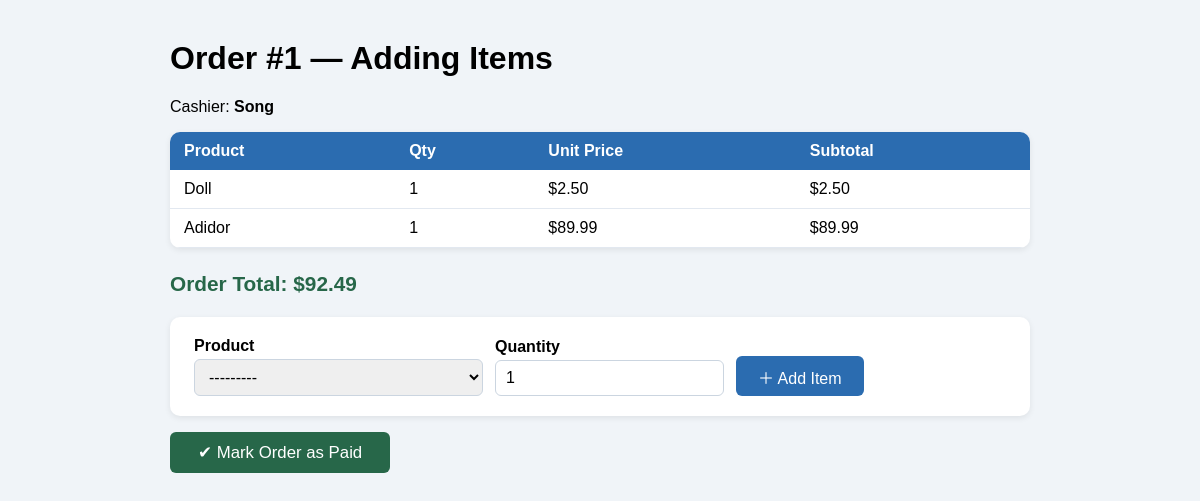
Screenshot of /sales/orders/1/items/ (signed in) with the database file from the repository.
### sales/models.py (models this page shows, shortened)
class Order(models.Model):
    STATUS_CHOICES = [
        ('open',       'បានបើក'),
        ('paid',       'បានបង់'),
        ('refunded',   'បានសង'),
        ('cancelled',  'បានលុបចោល'),
    ]
    cashier    = models.ForeignKey(User, on_delete=models.SET_NULL, null=True, related_name='orders')
    status     = models.CharField(max_length=20, choices=STATUS_CHOICES, default='open')
    created_at = models.DateTimeField(auto_now_add=True)
    notes      = models.TextField(blank=True)
    @property
    def total(self):
        subtotal = sum(item.subtotal for item in self.items.all())
        try:
            return subtotal - self.discount.amount
        except Discount.DoesNotExist:
            return subtotal
    class Meta:
        ordering = ['-created_at']

class OrderItem(models.Model):
    order      = models.ForeignKey(Order, on_delete=models.CASCADE, related_name='items')
    product    = models.ForeignKey(Product, on_delete=models.PROTECT)
    quantity   = models.PositiveIntegerField(default=1)
    unit_price = models.DecimalField(max_digits=8, decimal_places=2)
    @property
    def subtotal(self):
        return self.unit_price * self.quantity

class Product(models.Model):
    CATEGORY_CHOICES = [
        ('food',        'អាហារ និងភេសជ្ជៈ'),
        ('electronics', 'អេឡិចត្រូនិក'),
        ('clothing',    'សម្លៀកបំពាក់'),
        ('household',   'គ្រឿងសង្ហារឹម'),
        ('other',       'ផ្សេងៗ'),
    ]
    name       = models.CharField(max_length=200)
    category   = models.CharField(max_length=20, choices=CATEGORY_CHOICES)
    price      = models.DecimalField(max_digits=8, decimal_places=2)   # ឧ. 12.99
    stock      = models.PositiveIntegerField(default=0)                # ចំនួនក្នុងស្តុក
    barcode    = models.CharField(max_length=50, unique=True, blank=True)
    is_active  = models.BooleanField(default=True)                     # លាក់ទំនិញឈប់លក់
    image      = models.ImageField(upload_to='products/', null=True, blank=True)
    def __str__(self):
        return f"{self.name}  —  ${self.price}  (ស្តុក: {self.stock})"
    class Meta:
        ordering = ['name']

### sales/views.py (the view)
# urls.py: path('orders/<int:pk>/items/', views.add_item,       name='add_item'),
@login_required
def add_item(request, pk):
    order = get_object_or_404(Order, pk=pk)
    if request.method == 'POST':
        if 'mark_paid' in request.POST:
            order.status = 'paid'
            order.save()
            return redirect('order_list')
        item_form = OrderItemForm(request.POST)
        if item_form.is_valid():
            item = item_form.save(commit=False)
            item.order      = order
            item.unit_price = item.product.price   # រក្សាតម្លៃទុក
            item.save()
            product = item.product         # ទាញយកផលិតផល
            product.stock -= item.quantity # ដកចំនួនដែលលក់ចេញពីស្តុក
            product.save()                 # រក្សាទុកការផ្លាស់ប្តូរចូល Database
            return redirect('add_item', pk=order.pk)
    else:
        item_form = OrderItemForm()
    return render(request, 'sales/add_item.html', {
        'order':     order,
        'item_form': item_form,
        'items':     order.items.select_related('product'),
    })

### sales/forms.py (shortened to what this page needs)
class OrderItemForm(forms.ModelForm):
    class Meta:
        model  = OrderItem
        fields = ['product', 'quantity']

### sales/templates/sales/add_item.html (shortened to what this page needs)
<!DOCTYPE html>
<html lang="en">
<head>
</head>
<body>
    <h1>Order #{{ order.pk }} — Adding Items</h1>
    <p>Cashier: <strong>{{ order.cashier }}</strong></p>
    <table>
        <thead><tr><th>Product</th><th>Qty</th><th>Unit Price</th><th>Subtotal</th></tr></thead>
        <tbody>
        {% for item in items %}
        <tr>
            <td>{{ item.product.name }}</td>
            <td>{{ item.quantity }}</td>
            <td>${{ item.unit_price }}</td>
            <td>${{ item.subtotal }}</td>
        </tr>
        {% empty %}
        <tr><td colspan="4" style="color:#888;text-align:center">No items yet.</td></tr>
        {% endfor %}
        </tbody>
    </table>
    <p class="total">Order Total: ${{ order.total }}</p>
    <form class="add" method="post">
        {% for field in item_form %}
        <div class="field-container">
            <label>{{ field.label }}</label>
            {{ field }}
        </div>
        {% endfor %}
        <button class="btn-add" type="submit">＋ Add Item</button>
    </form>
    <form method="post">
        <button class="btn-paid" name="mark_paid" type="submit">✔ Mark Order as Paid</button>
    </form>
</body>
</html>

### sales/templates/sales/add_item.html (style rules this page uses)
body { font-family: Arial, sans-serif; max-width: 860px; margin: 40px auto; background: #f0f4f8; padding: 0 20px; }
table { width: 100%; border-collapse: collapse; background: white; border-radius: 10px; overflow: hidden; box-shadow: 0 2px 6px rgba(0,0,0,0.08); margin-bottom: 24px; }
th { background: #2b6cb0; color: white; padding: 10px 14px; text-align: left; }
td { padding: 10px 14px; border-bottom: 1px solid #e2e8f0; }
.total { font-size: 1.3em; font-weight: bold; color: #276749; }
form.add { background: white; padding: 20px 24px; border-radius: 10px; box-shadow: 0 2px 6px rgba(0,0,0,0.08); display: flex; gap: 12px; align-items: flex-end; flex-wrap: wrap; }
form.add label { font-weight: bold; display: block; margin-bottom: 4px; }
form.add select, form.add input { padding: 8px 10px; border: 1px solid #cbd5e0; border-radius: 6px; font-size: 1em; }
.btn-add { background: #2b6cb0; color: white; border: none; border-radius: 6px; padding: 9px 22px; font-size: 1em; cursor: pointer; height: 40px; }
.btn-paid { background: #276749; color: white; border: none; border-radius: 6px; padding: 10px 28px; font-size: 1.05em; cursor: pointer; margin-top: 16px; }

### rows the page displays
Order: pk "1", cashier "Song", total "92.49"
OrderItem: product.name "Doll", quantity "1", unit_price "2.50", subtotal "2.50"
OrderItem: product.name "Adidor", quantity "1", unit_price "89.99", subtotal "89.99"

### other values shown
{{ field.label }} "Product" "Quantity"
